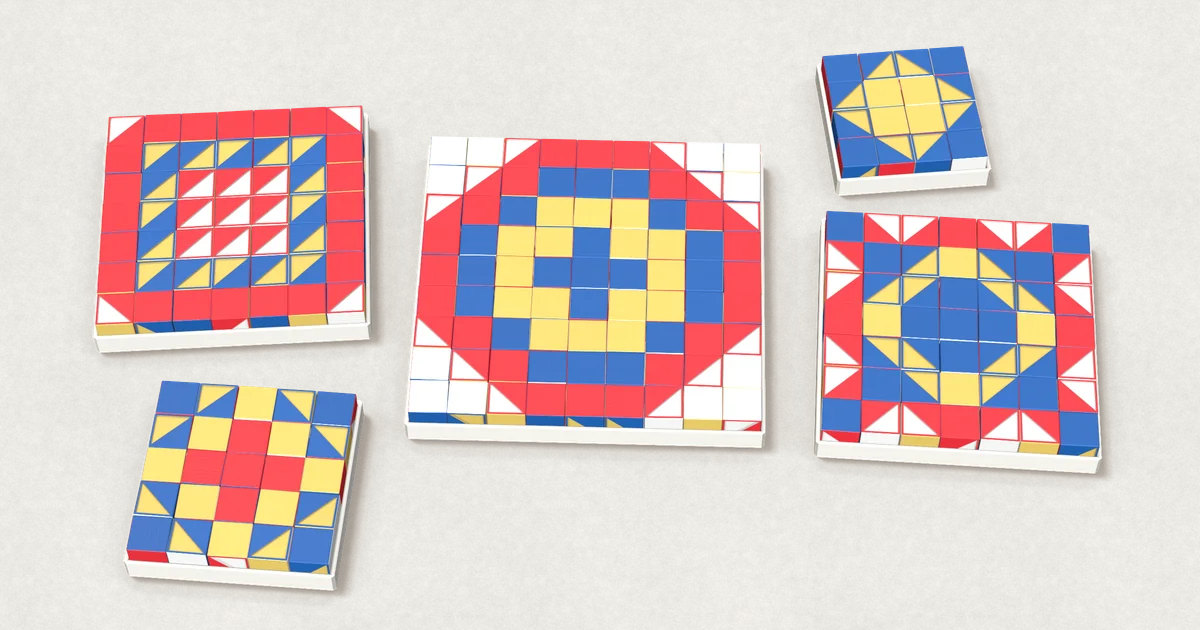
#> input picture site/img/og-patterns.jpg, 1200 x 630 px, given in place of Scan_20261123-2_a91eb5.jpg, which was not available; the run also reads 1 picture not shown here
$ python build_scans.py ../site/img/og-patterns.jpg
#> lines starting #> are read from the running program, lines starting #| are printed output that depends on the picture
"""Prepare Isaac's scans of the original set for the website and the designer resources.

Reads the scans from a folder you pass in (they are not kept in the repository at full size),
strips all metadata, and writes:

  site/img/original-lid.jpg           the original 1930s lid, web size
  site/img/printed-lid.jpg            the 3D-printed lid, web size
  site/img/original-cubes-N.jpg       loose original cubes on black, web size
  artwork/scans/*.jpg                 the same scans at full 300 dpi, metadata stripped
  artwork/scans/cubes/cube-NN.png     every loose cube cut out on a clear background
  site/img/spill.webp                 a wide strip of cut-out cubes, scattered, for page decoration
  site/img/spill-tall.webp            the same idea, tall, for the sides of sections

Scans 3-6 show hands and are never used.

Needs Python 3 with opencv-python, numpy and Pillow.
    python tools/build_scans.py "C:/Users/isaac/Downloads"
"""

import random
import shutil
import sys
from pathlib import Path

import cv2
import numpy as np
from PIL import Image

ROOT = Path(__file__).resolve().parent.parent
IMG = ROOT / "site" / "img"
SCANS = ROOT / "artwork" / "scans"

LIDS = {
    "Scan_20261123-2_a91eb5.jpg": "original-lid",
    "Scan_20261123_18212b.jpg": "printed-lid",
}
LOOSE = [  # scans of loose cubes on black card, in order
    "Scan_20261123-7_e784f5.jpg",
    "Scan_20261123-8_27b768.jpg",
    "Scan_20261123-9_762382.jpg",
    "Scan_20261123-10_c1ac78.jpg",
    "Scan_20261123-11_8f1822.jpg",
]
# Cubes are one inch; at 300 dpi a lone cube covers roughly 300 x 300 px.
LONE_CUBE = (55_000, 110_000)


def save_jpg(img, path, longest=None, quality=86):
    """img is a Pillow image. Saving through Pillow without exif= drops all metadata."""
    if longest:
        img = img.copy()
        img.thumbnail((longest, longest), Image.LANCZOS)
    path.parent.mkdir(parents=True, exist_ok=True)
    img.save(path, "JPEG", quality=quality, optimize=True, progressive=True)
    return img.size


def crop_to_card(img):
    """The black card doesn't fill the scanner bed; trim the white margin around it."""
    a = np.asarray(img.convert("L")).astype(int)
    dark_rows = np.where((a < 90).mean(axis=1) > 0.5)[0]
    dark_cols = np.where((a < 90).mean(axis=0) > 0.5)[0]
    return img.crop((dark_cols[0], dark_rows[0], dark_cols[-1] + 1, dark_rows[-1] + 1))


# [60 lines left out: functions cube_mask, cut_cubes, scatter, not called in this run]


def main(src):
#> called with src = '../site/img/og-patterns.jpg'
    src = Path(src)
    for name, slug in LIDS.items():
        # The scanner reads the lids on their side; turn them a quarter clockwise so the title reads.
        img = Image.open(src / name).convert("RGB").transpose(Image.Transpose.ROTATE_270)
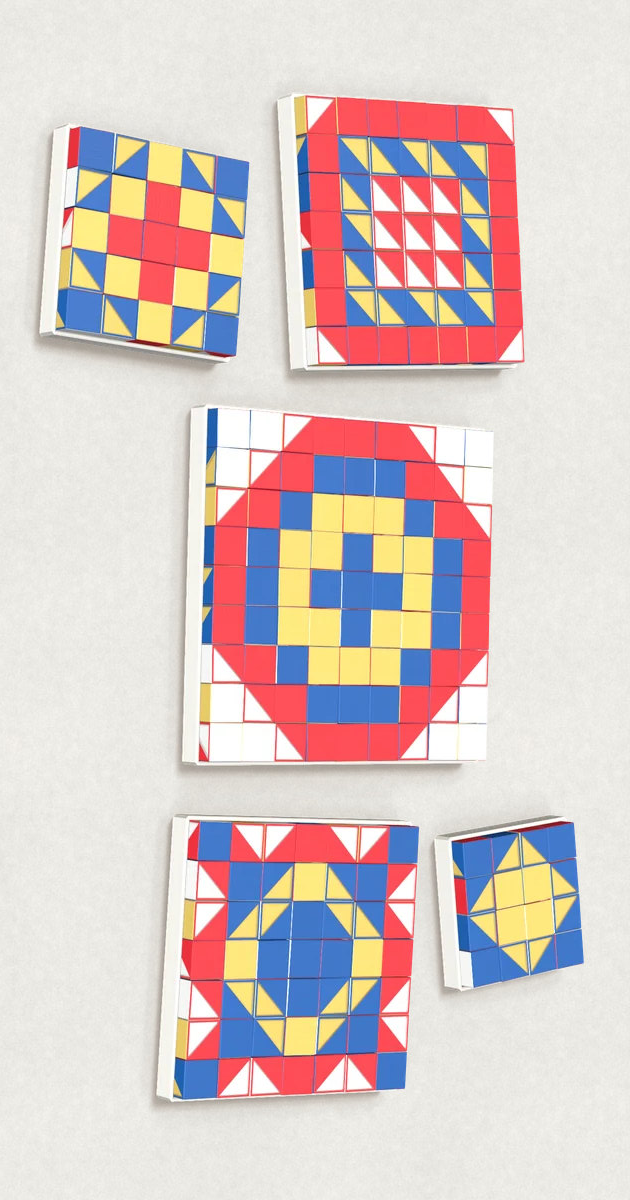
#> img: PIL image 630x1200 RGB; mean R, G, B 217.7, 201.1, 199.3
        save_jpg(img, SCANS / (slug + ".jpg"), quality=90)
        print("site/img/%s.jpg" % slug, save_jpg(img, IMG / (slug + ".jpg"), longest=1400))
#| site/img/original-lid.jpg (630, 1200)
#> pass 2 of the loop in main, `for name, slug in LIDS.items():`:
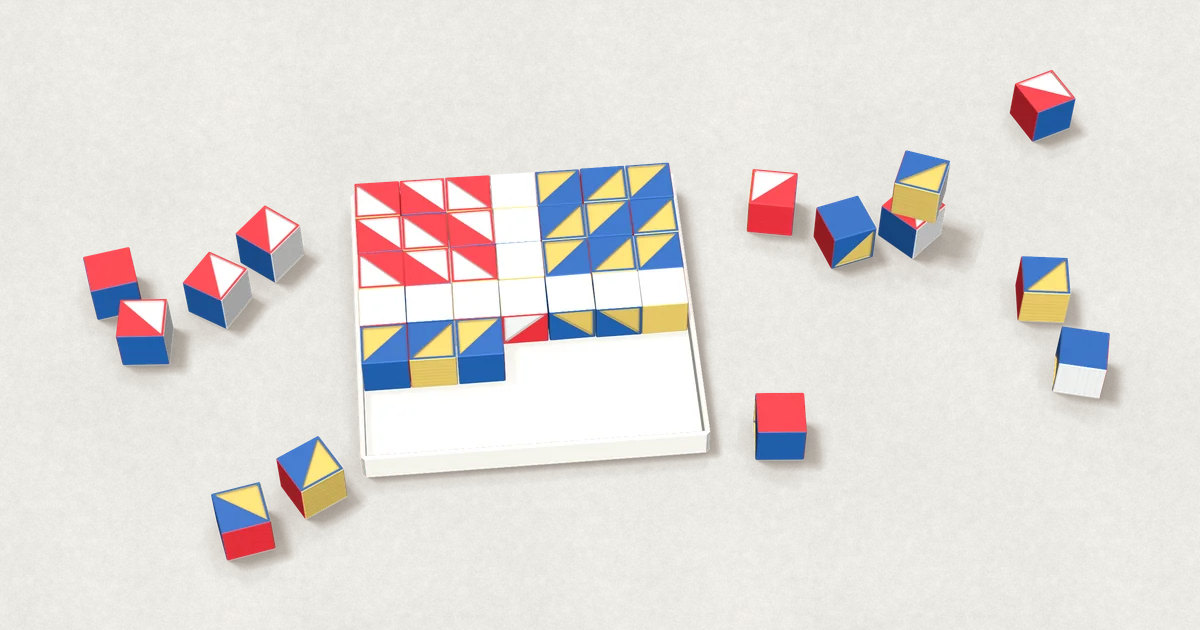
#> input picture site/img/og-print.jpg, 1200 x 630 px, given in place of Scan_20261123_18212b.jpg, which was not available
#> in main, `img = Image.open(src / name).convert("RGB").transpose(Image.Transpose...`:
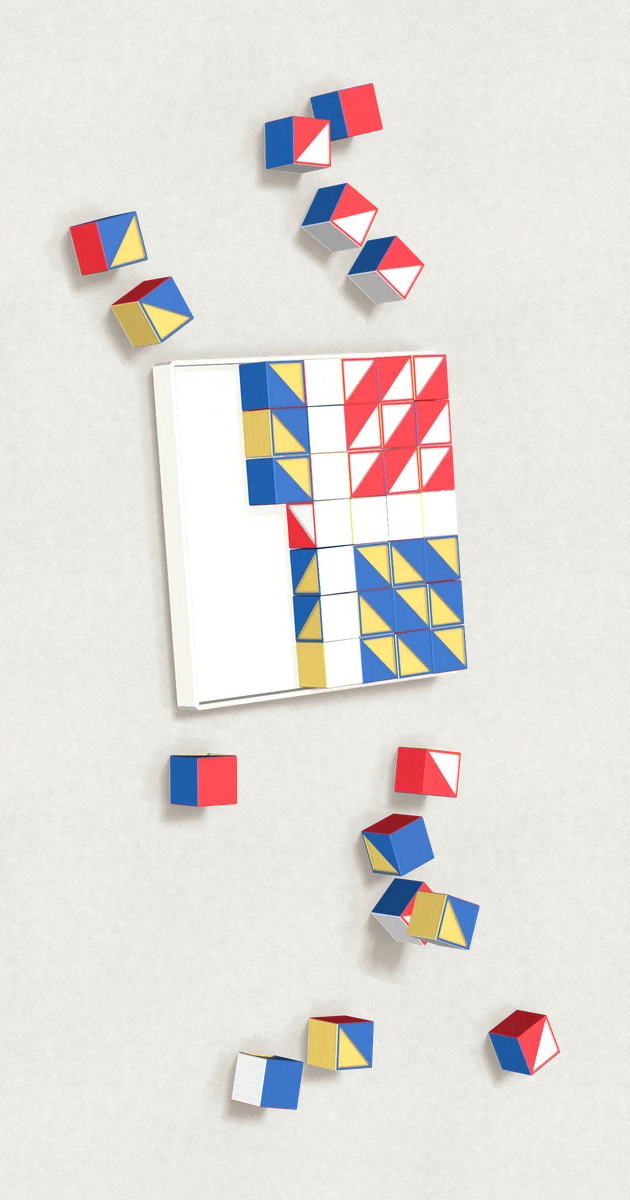
#> img: PIL image 630x1200 RGB; mean R, G, B 226.7, 222.3, 219.1
#| site/img/printed-lid.jpg (630, 1200)

    cubes = []
    for n, name in enumerate(LOOSE, start=1):
        img = crop_to_card(Image.open(src / name).convert("RGB"))
#> in crop_to_card, `a = np.asarray(img.convert("L")).astype(int)`:
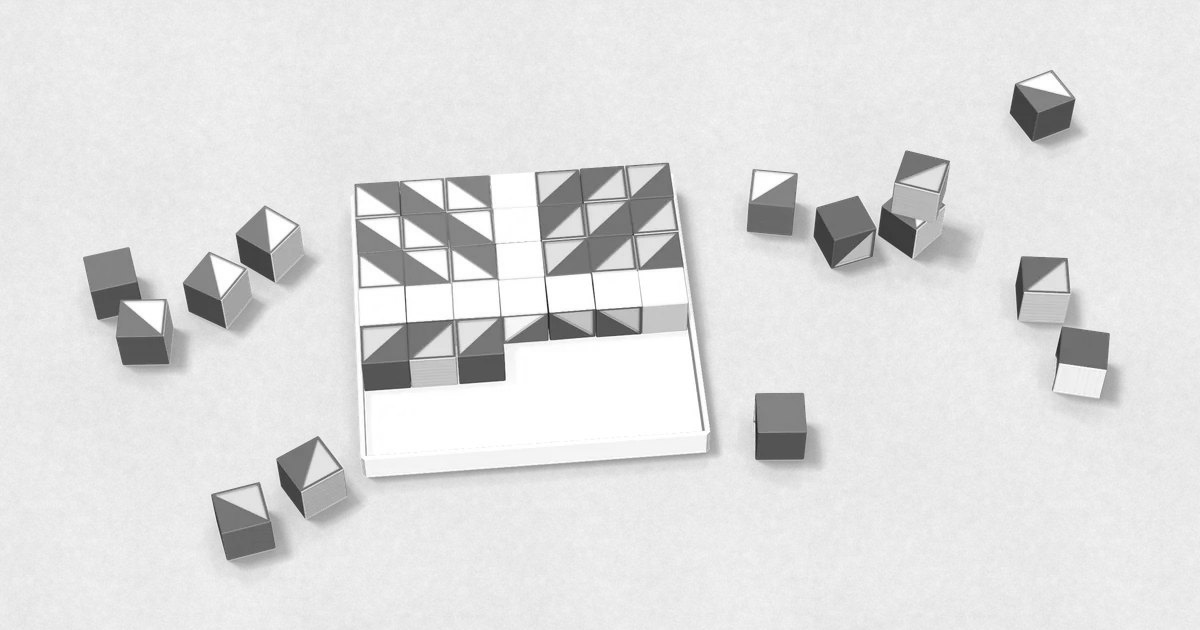
#> a: shape (630, 1200) int64; min 21, max 255, mean 223.5
#> in crop_to_card, `dark_rows = np.where((a < 90).mean(axis=1) > 0.5)[0]`: dark_rows = empty array
        save_jpg(img, SCANS / ("original-cubes-%d.jpg" % n), quality=90)
        save_jpg(img, IMG / ("original-cubes-%d.jpg" % n), longest=1200)
        found = cut_cubes(np.asarray(img))
        print("scan %d: %d lone cubes" % (n, len(found)))
        cubes += found

    out = SCANS / "cubes"
    out.mkdir(parents=True, exist_ok=True)
    for old in out.glob("*.png"):
        old.unlink()
    for i, cube in enumerate(cubes, start=1):
        cube.save(out / ("cube-%02d.png" % i), optimize=True)
    print("artwork/scans/cubes: %d cutouts" % len(cubes))

    # Cubes at the scale the page shows them (about 64 px, doubled for sharp screens).
    small = [c.copy() for c in cubes]
    for c in small:
        c.thumbnail((160, 160), Image.LANCZOS)
    wide = scatter(small, 2400, 300, 120, 26, seed=1930)
    wide.save(IMG / "spill.webp", "WEBP", quality=82, method=6)
    (IMG / "spill-tall.webp").unlink(missing_ok=True)
    print("site/img/spill.webp")

    # Everything in artwork/scans, one file each, for the Files page (tools/build_downloads.py
    # lists them; its Download all zips them in the browser with the license).
    dl = ROOT / "site" / "downloads" / "scans"
    shutil.rmtree(dl, ignore_errors=True)
    for f in sorted(SCANS.rglob("*")):
        if f.is_file():
            (dl / f.relative_to(SCANS)).parent.mkdir(parents=True, exist_ok=True)
            shutil.copy2(f, dl / f.relative_to(SCANS))
    print("site/downloads/scans/ (run tools/build_downloads.py next)")


SCANS_README = """DESIGN WITH COLOR CUBES - scans of the original set
https://designwithcolorcubes.org

Scanned at 300 dpi by Isaac Lloyd from an original 1930s set.

  original-lid.jpg        the lid of the original box, still in its cellophane
  printed-lid.jpg         the 3D-printed replica lid, for comparison
  original-cubes-N.jpg    loose original cubes on black card
  cubes/cube-NN.png       every loose cube cut out on a clear background, at full size,
                          for collages, backgrounds and mock-ups

Free for any use, commercial too, under CC BY 4.0: credit Isaac Lloyd.
"""


if __name__ == "__main__":
    if len(sys.argv) != 2:
        sys.exit(__doc__)
#> (the run stopped early here; a loop or call above may not have finished)
